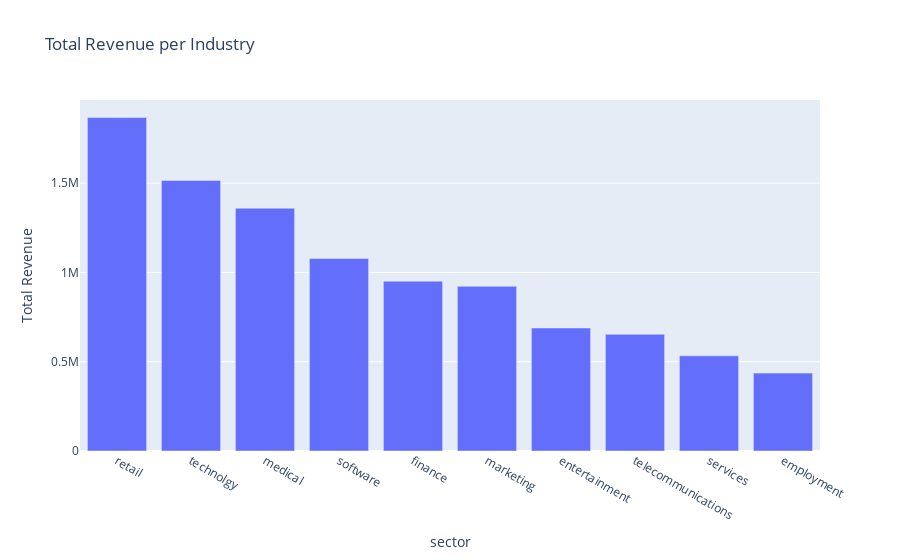

This figure's notebook cell:
### Markdown cell above
## Product And Industry

### Code cell
# Unindo df_accounts ao pipeline de vendas usando a coluna 'account'
df_pipe_agg = pd.merge(df_pipe_agg, df_accounts[['account', 'sector']], 
                        how='left', on='account')

# Agora podemos calcular a receita por setor normalmente:
revenue_by_sector = df_pipe_agg.groupby('sector')['close_value'].sum().sort_values(ascending=False).reset_index()

# Criando o gráfico
px.bar(revenue_by_sector, x='sector', y='close_value', 
       title='Total Revenue per Industry', labels={'close_value': 'Total Revenue'})

### Figure 1 — Plotly figure (JSON) as saved in the notebook; plotly's stock layout.template omitted (floating-point values rounded to 4 significant figures)
{"data": [{"hovertemplate": "sector=%{x}<br>Total Revenue=%{y}<extra></extra>", "legendgroup": "", "marker": {"color": "#636efa", "pattern": {"shape": ""}}, "name": "", "orientation": "v", "showlegend": false, "textposition": "auto", "type": "bar", "x": ["retail", "technolgy", "medical", "software", "finance", "marketing", "entertainment", "telecommunications", "services", "employment"], "xaxis": "x", "y": [1868000.0, 1515000.0, 1360000.0, 1078000.0, 950900.0, 922300.0, 689000.0, 653600.0, 533000.0, 436200.0], "yaxis": "y"}], "layout": {"barmode": "relative", "legend": {"tracegroupgap": 0}, "title": {"text": "Total Revenue per Industry"}, "xaxis": {"anchor": "y", "domain": [0, 1], "title": {"text": "sector"}}, "yaxis": {"anchor": "x", "domain": [0, 1], "title": {"text": "Total Revenue"}}}}
